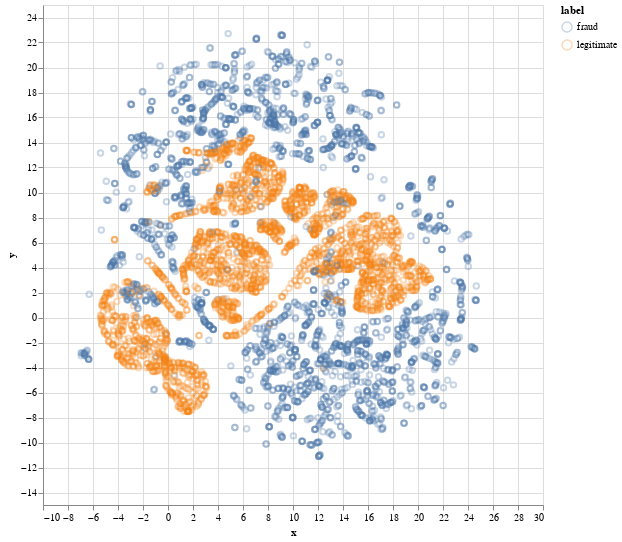

Source (notebook cell):
### Code cell
alt.data_transformers.enable('default')
alt.Chart(umap_df.sample(5000)).mark_point(opacity=0.3).encode(
    x="x:Q", 
    y="y:Q", 
    color="label"
).properties(width=500, height=500).interactive()

### Figure 1 — Vega-Lite specification as saved in the notebook (floating-point values rounded to 4 significant figures; data arrays with more than 128 entries replaced by an {"elided": "..."} marker saying what was removed)
{"config": {"view": {"continuousWidth": 400, "continuousHeight": 300}}, "data": {"name": "data-862bd2e1dcf736bc53a9187d779c0570"}, "mark": {"type": "point", "opacity": 0.3}, "encoding": {"color": {"type": "nominal", "field": "label"}, "x": {"type": "quantitative", "field": "x"}, "y": {"type": "quantitative", "field": "y"}}, "height": 500, "selection": {"selector003": {"type": "interval", "bind": "scales", "encodings": ["x", "y"]}}, "width": 500, "$schema": "https://vega.github.io/schema/vega-lite/v4.8.1.json", "datasets": {"data-862bd2e1dcf736bc53a9187d779c0570": {"elided": "5000 records"}}}
